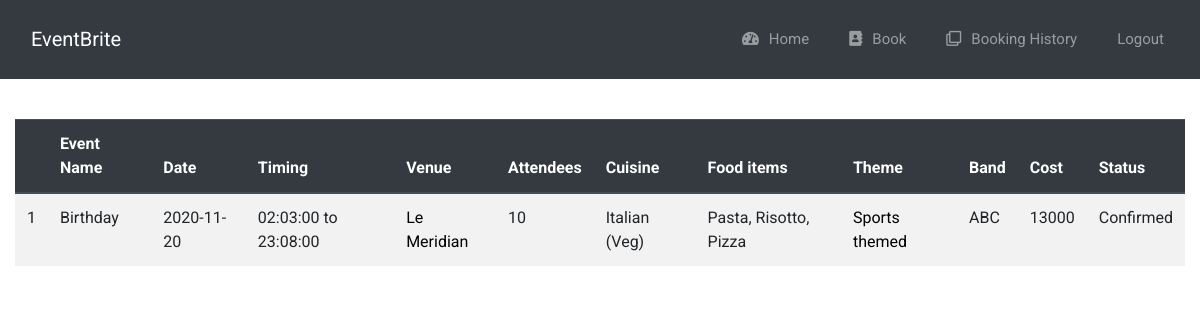
/viewbookings (signed in), run on an earlier commit of the app's database.
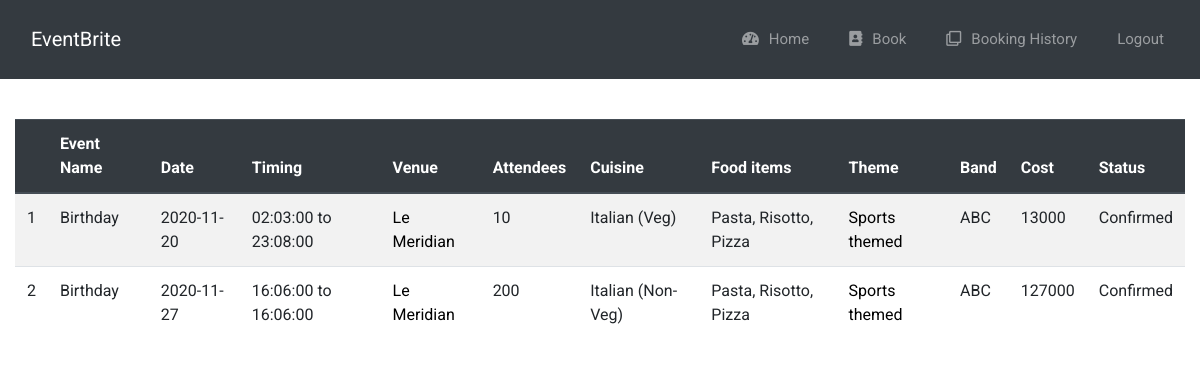
And on a later commit of the database.
### app.py (models this page shows)
class Bookings(db.Model):
    id = db.Column(db.Integer, primary_key=True)
    event_name = db.Column(db.String(25))
    venue_name = db.Column(db.String(50))
    attendees = db.Column(db.Integer)
    date = db.Column(db.Date)
    _from = db.Column(db.DateTime)
    _to = db.Column(db.DateTime)
    theme = db.Column(db.String(50))
    cuisine = db.Column(db.String(20))
    food_items = db.Column(db.String(50))
    food_type = db.Column(db.String(10))
    band_name = db.Column(db.String(25))
    status = db.Column(db.String(20), default='Pending')
    manager_id = db.Column(db.Integer, db.ForeignKey('manager.id'))
    cost = db.Column(db.Integer)

### app.py (the view)
@app.route('/viewbookings')
def viewbookings():
    id = session['manager']
    bookings = Bookings.query.filter_by(manager_id=id).all()
    return render_template('viewbookings.html', bookings=bookings)

### app.py (called while the page is built)
@login_manager.user_loader
def load_user(user_id):
    return Manager.query.get(int(user_id))

### templates/viewbookings.html (shortened to what this page needs)
{% extends 'base.html' %}
{% block body %}
	<div class="row" style="margin-left: auto; margin-right: auto; margin-top: 20px;">
		<div class="col-12">
            <table class="table table-striped">
                <thead class="thead-dark">
                <tr>
                    <th scope="col justify-content-center"></th>
                    <th scope="col justify-content-center">Event Name</th>
                    <th scope="col justify-content-center">Date</th>
                    <th scope="col justify-content-center">Timing</th>
                    <th scope="col justify-content-center">Venue</th>
                    <th scope="col justify-content-center">Attendees</th>
                    <th scope="col justify-content-center">Cuisine</th>
                    <th scope="col justify-content-center">Food items</th>
                    <th scope="col justify-content-center">Theme</th>
                    <th scope="col justify-content-center">Band</th>
                    <th scope="col justify-content-center">Cost</th>
                    <th scope="col justify-content-center">Status</th>
                </tr>
                </thead>
                    <tbody>
                        {% for booking in bookings %}
                        {% set x=booking.venue_name %}
                    <tr>
                        <td scope="row">{{loop.index}}</td>
                        <td>{{booking.event_name}}</td>
                        <td>{{booking.date}}</td>
                        <td> {{booking._from.time()}} to {{booking._to.time()}}</td>
                        <td>
                            <a href="#venue" data-some-value="{{booking.venue_name}}" data-toggle="modal" data-target="#venue" class="image venue_modal">{{booking.venue_name}}</a>
                        </td>
                        <td>{{booking.attendees}}</td>
                        <td>{{booking.cuisine}} ({{booking.food_type}})</td>
                        <td>{{booking.food_items}}</td>
                        <td>
                            <a href="#theme" data-some-value="{{booking.theme}}" data-toggle="modal" data-target="#theme" class="image theme_modal">{{booking.theme}}</a>
                        </td>
                        <td>{{booking.band_name}}</td>
                        <td>{{booking.cost}}</td>
                        {% if booking.status=='Completed' %}
                            <td><span class="label label-success"></span>{{booking.status}}</td>
                        {% else %}
                            <td>{{booking.status}}</td>
                        {% endif %}
                    </tr>
                    {% endfor %}
              </tbody>
            </table>
            </div>
    </div>
{% endblock %}

What changed in the data, as far as the page shows it:
added Bookings: event_name "Birthday", date "2020-11-27", _from.time "16:06:00", _to.time "16:06:00", venue_name "Le Meridian", attendees "200", cuisine "Italian", food_type "Non-Veg", food_items "Pasta, Risotto, Pizza", theme "Sports themed", band_name "ABC", cost "127000", status "Confirmed"
